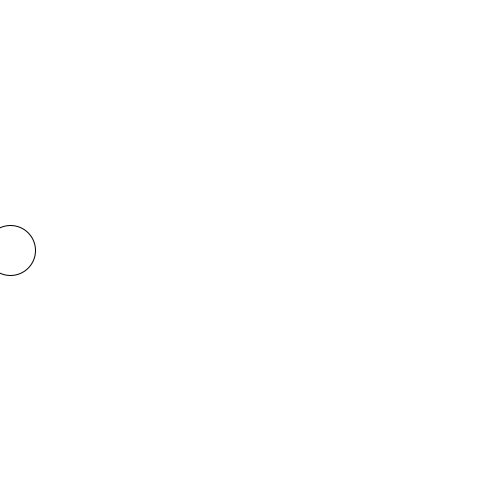
Frame 1 (no input)
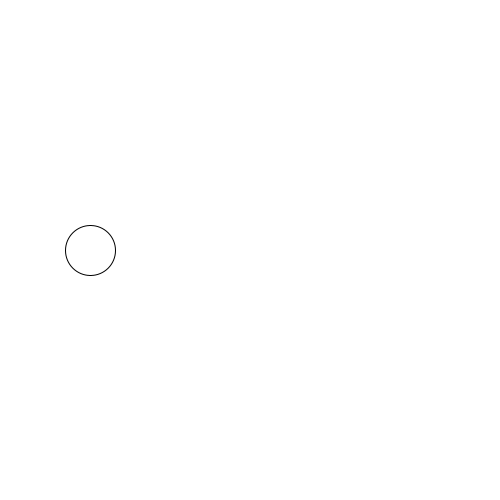
Frame 60 (the mouse pressed at the canvas centre just before this capture)
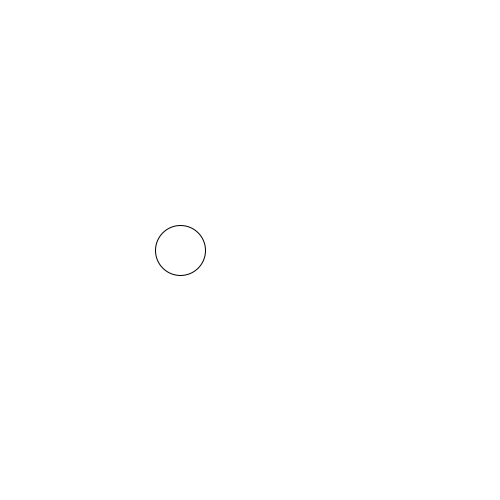
Frame 120 (the mouse held since frame 60 and released just before this capture)

The Processing sketch that drew these frames (run headless with seeded random() and noise(); from frame 60 on, the mouse is pressed at the canvas centre):

// Processing sketch: opdracht_8_3_ellipse_link_naar_rechts
// ── opdracht_8_3_ellipse_link_naar_rechts.pde
int x = 0;
void setup(){
  size(500, 500);
}
void draw(){
  background(255, 255, 255);
  x+=10;
  ellipse(x, 250, 50, 50);
  if(x > 500){
    x = 0;
  }
}
